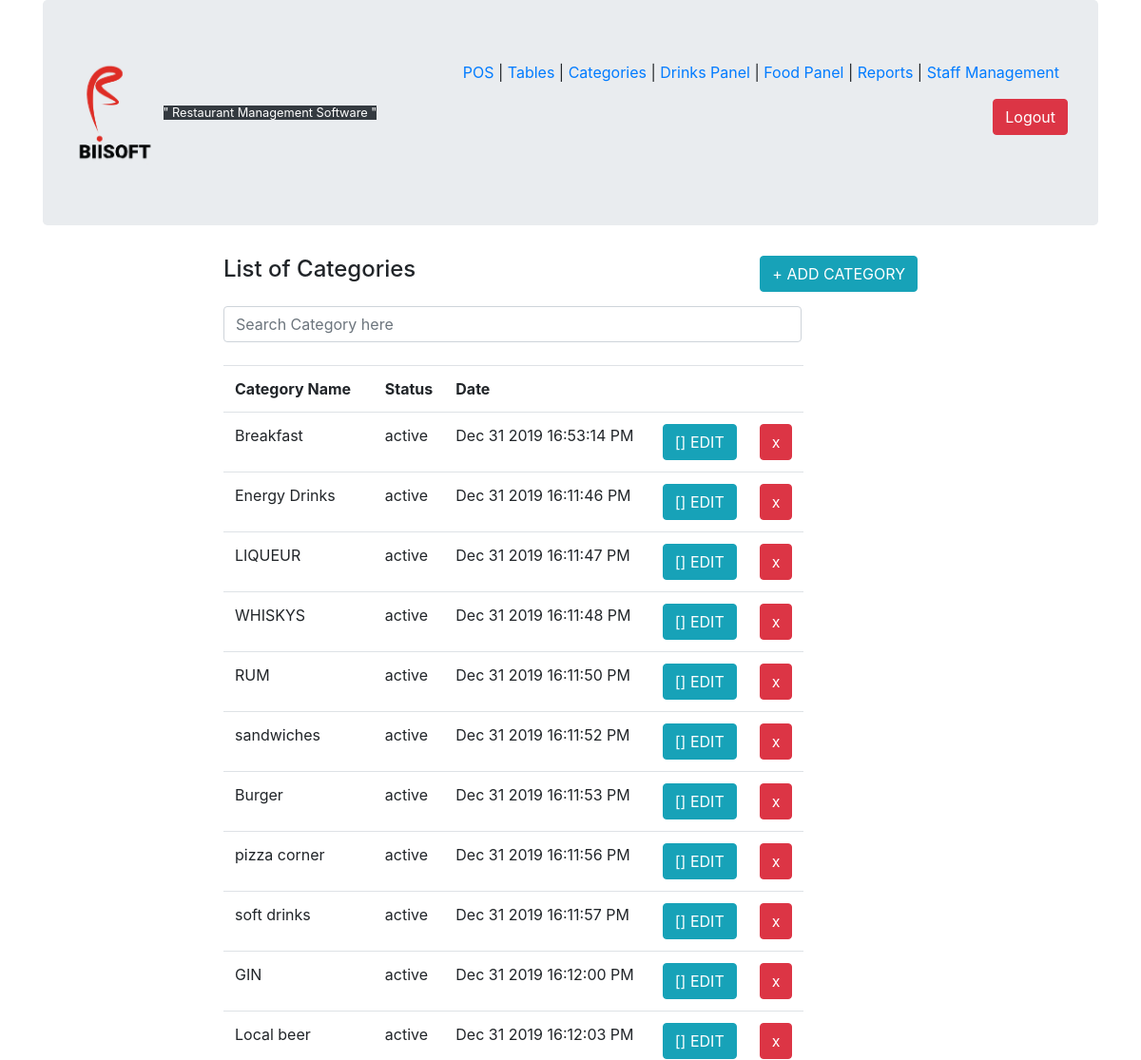
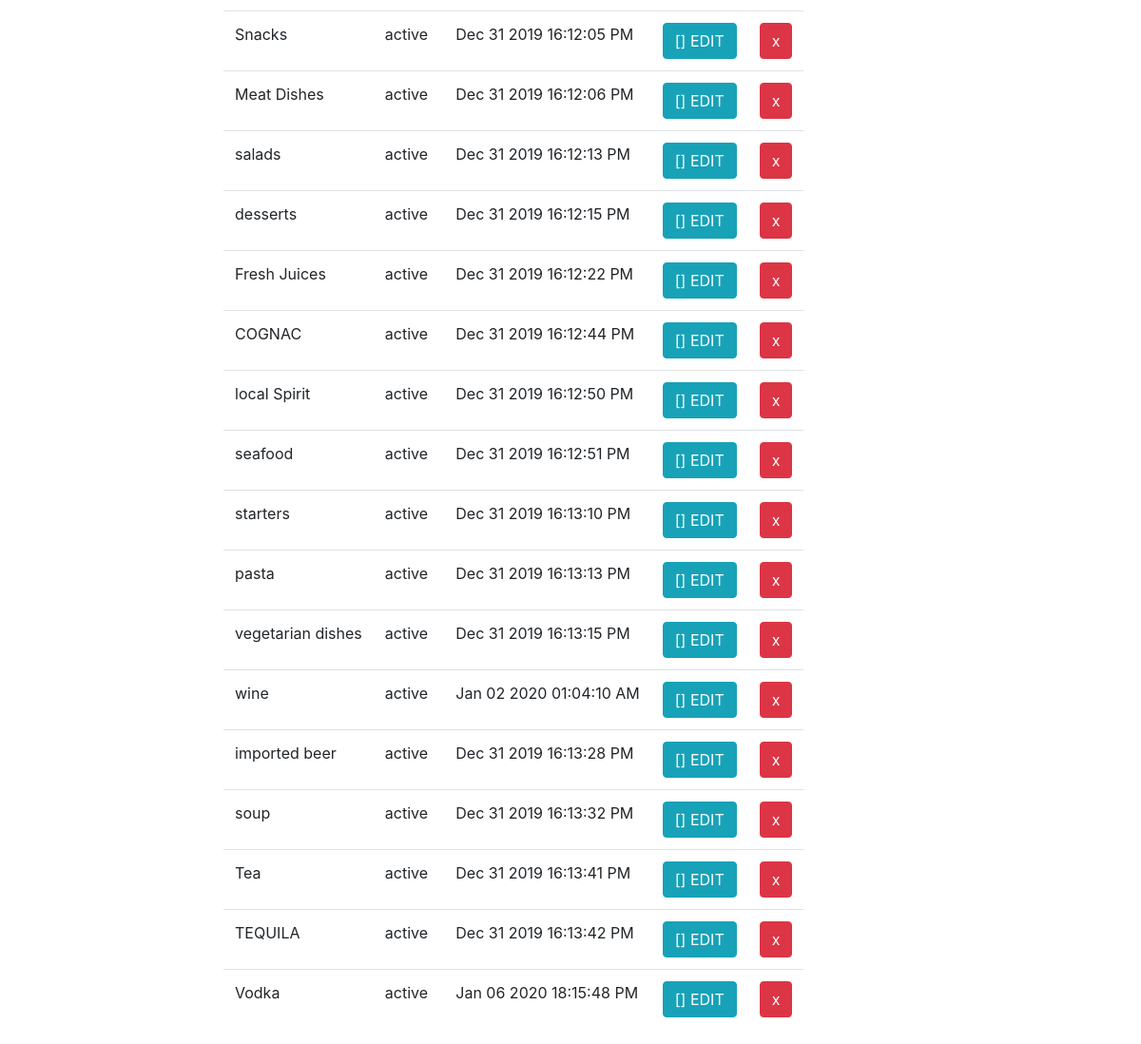
The page /cat.php (signed in) on the database its author committed (2 pictures, top to bottom).
### tables this page shows
CREATE TABLE `categories` (
  `categories_id` int(11) NOT NULL,
  `categories_name` varchar(50) NOT NULL,
  `categories_status` varchar(45) NOT NULL DEFAULT 'active',
  `categories_time` int(11) NOT NULL,
  `categories_deleted` int(11) NOT NULL DEFAULT 0,
  `categories_dlt_date` int(11) DEFAULT NULL,
  `categories_dlt_by` varchar(45) DEFAULT NULL
);

### cat.php (the view, shortened to what this page needs)
<?php
include "includes/start.php";
include "includes/header.php";
if ($_SESSION['ROLE'] == 1) {
?>
<div class="container">
<div id="category" class="row">
<div class="col-md-2">
</div>
<div class="col-md-8">
    <h4 class="h4 float-left">List of Categories</h4>
            <button type="button" class="btn btn-small btn-info float-right" data-toggle="modal" data-target="#cat">+ ADD CATEGORY</button>
<input type="search" class="form-control col-md-10"
oninput="w3.filterHTML('#searchCat','.item',this.value)" placeholder="Search Category here">
            <br>
            <table id="searchCat" class="table table-stripe table-responsive table-hover">
                <tr >
                    <th >Category Name</th>
                    <th>Status</th>
                    <th>Date</th>
                    <th>&nbsp;</th>
                    <th>&nbsp;</th>
                </tr>
                <?php
        $cat = $mysqli->query("SELECT * FROM categories WHERE categories_deleted = 0");
        $catCount = mysqli_num_rows($cat);
        if ($catCount == 0) {
            echo "<tr><td>There is no data to display!</td></tr>";
        }else{
            while($rows = $cat->fetch_assoc()):
            ?>
            <tr class="item">
                    <td><?php echo $rows['categories_name']; ?></td>
                    <td><?php echo $rows['categories_status']; ?></td>
                    <td><?php
                        $time = $rows['categories_time'];
                        echo date('M d Y H:i:s A',$time);
                    ?></td>
                    <td>
                        <a href="cat.php?edit=<?php echo $rows['categories_id']; ?>" class="btn btn-small btn-info">[] EDIT</a>
                    </td>
                    <td>
                        <a href="cat.php?delete=<?php echo $rows['categories_id']; ?>" class="btn btn-small btn-danger" onclick="return confirm('Are you sure you want to delete?')">x</a>
                    </td>
            </tr>
            <?php
        endwhile;
        }
                ?>
            </table>
</div>
</div>
</div>
<?php
        include "includes/footer.php";
        }else{
       $message = "Access Denied!";
       header("location: login.php?success=$message");
       exit();
 }
?>

### includes/header.php (shortened to what this page needs)
<!DOCTYPE html>
<html lang="en">
<head>
    <link rel="stylesheet" href="<?php echo MAIN_URL; ?>/css/main.css">
    <link rel="stylesheet" href="<?php echo MAIN_URL; ?>/css/bootstrap.min.css">
    <link rel="stylesheet" href="<?php echo MAIN_URL; ?>/css/dataTables.bootstrap.min.css">
</head>
<body>
    <div class="container">
        <div class="jumbotron">
            <img src="images/_/icon.png" alt="" width="90">
            <small class="text-white bg-dark">"&nbsp;Restaurant Management Software&nbsp;"</small>
            <nav class="float-right">
                <?php
                if ($_SESSION['ROLE'] == 1) {
                ?>
<p>
               <a href="<?php echo MAIN_URL."/pos.php"; ?>">POS</a> | <a href="<?php echo MAIN_URL."/tables.php"; ?>">Tables</a> | <a href="<?php echo MAIN_URL."/cat.php"; ?>">Categories</a> | <a href="<?php echo MAIN_URL."/drinks.php"; ?>">Drinks Panel</a> | <a href="<?php echo MAIN_URL."/food.php"; ?>">Food Panel</a> | <a href="<?php echo MAIN_URL."/index.php"; ?>">Reports</a> |&nbsp;<a href="<?php echo MAIN_URL."/smanage.php"; ?>">Staff Management</a>&nbsp;&nbsp;
               <form action="" method="POST">
                   <input type="submit" name="logout" value="Logout" class="float-right btn btn-danger">
               </form>
                </p>
                <?php }
                 ?>
            </nav>
        </div>
        </div>

### includes/footer.php (shortened to what this page needs)
</body>
</html>

### css/main.css (style rules this page uses)
.float-right { float: right; margin-bottom: 2%; }
.float-left { float: left; }

### rows shown on the page
categories: categories_name "Breakfast", categories_status "active", categories_time "Dec 31 2019 16:53:14 PM"
categories: categories_name "Energy Drinks", categories_status "active", categories_time "Dec 31 2019 16:11:46 PM"
categories: categories_name "LIQUEUR", categories_status "active", categories_time "Dec 31 2019 16:11:47 PM"
categories: categories_name "WHISKYS", categories_status "active", categories_time "Dec 31 2019 16:11:48 PM"
categories: categories_name "RUM", categories_status "active", categories_time "Dec 31 2019 16:11:50 PM"
categories: categories_name "sandwiches", categories_status "active", categories_time "Dec 31 2019 16:11:52 PM"
categories: categories_name "Burger", categories_status "active", categories_time "Dec 31 2019 16:11:53 PM"
categories: categories_name "pizza corner", categories_status "active", categories_time "Dec 31 2019 16:11:56 PM"
categories: categories_name "soft drinks", categories_status "active", categories_time "Dec 31 2019 16:11:57 PM"
categories: categories_name "GIN", categories_status "active", categories_time "Dec 31 2019 16:12:00 PM"
categories: categories_name "Local beer", categories_status "active", categories_time "Dec 31 2019 16:12:03 PM"
categories: categories_name "Snacks", categories_status "active", categories_time "Dec 31 2019 16:12:05 PM"
categories: categories_name "Meat Dishes", categories_status "active", categories_time "Dec 31 2019 16:12:06 PM"
categories: categories_name "salads", categories_status "active", categories_time "Dec 31 2019 16:12:13 PM"
categories: categories_name "desserts", categories_status "active", categories_time "Dec 31 2019 16:12:15 PM"
categories: categories_name "Fresh Juices", categories_status "active", categories_time "Dec 31 2019 16:12:22 PM"
categories: categories_name "COGNAC", categories_status "active", categories_time "Dec 31 2019 16:12:44 PM"
categories: categories_name "local Spirit", categories_status "active", categories_time "Dec 31 2019 16:12:50 PM"
categories: categories_name "seafood", categories_status "active", categories_time "Dec 31 2019 16:12:51 PM"
categories: categories_name "starters", categories_status "active", categories_time "Dec 31 2019 16:13:10 PM"
categories: categories_name "pasta", categories_status "active", categories_time "Dec 31 2019 16:13:13 PM"
categories: categories_name "vegetarian dishes", categories_status "active", categories_time "Dec 31 2019 16:13:15 PM"
categories: categories_name "wine", categories_status "active", categories_time "Jan 02 2020 01:04:10 AM"
categories: categories_name "imported beer", categories_status "active", categories_time "Dec 31 2019 16:13:28 PM"
categories: categories_name "soup", categories_status "active", categories_time "Dec 31 2019 16:13:32 PM"
categories: categories_name "Tea", categories_status "active", categories_time "Dec 31 2019 16:13:41 PM"
categories: categories_name "TEQUILA", categories_status "active", categories_time "Dec 31 2019 16:13:42 PM"
categories: categories_name "Vodka", categories_status "active", categories_time "Jan 06 2020 18:15:48 PM"
